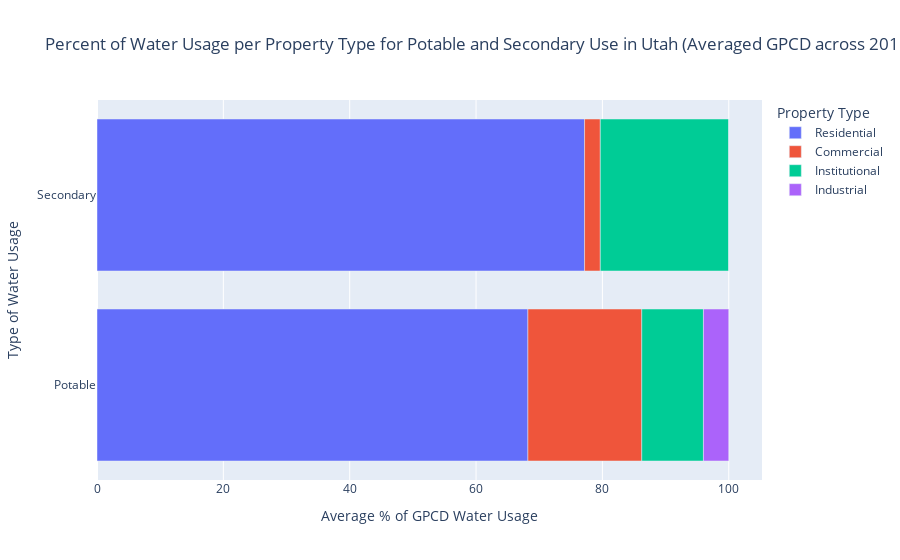

Write notebook code for a chart like this one.
### Code cell
plot_avg_by_type(df_state_means, title="Percent of Water Usage per Property Type for Potable and Secondary Use in Utah (Averaged GPCD across 2015-2019)")

### Figure 1 — Plotly figure (JSON) as saved in the notebook; plotly's stock layout.template omitted (floating-point values rounded to 4 significant figures)
{"data": [{"alignmentgroup": "True", "hovertemplate": "property_type=Residential<br>mean=%{x}<br>pot_or_sec=%{y}<extra></extra>", "legendgroup": "Residential", "marker": {"color": "#636efa", "pattern": {"shape": ""}}, "name": "Residential", "offsetgroup": "Residential", "orientation": "h", "showlegend": true, "textposition": "auto", "type": "bar", "x": [68.21, 77.18], "xaxis": "x", "y": ["Potable", "Secondary"], "yaxis": "y"}, {"alignmentgroup": "True", "hovertemplate": "property_type=Commercial<br>mean=%{x}<br>pot_or_sec=%{y}<extra></extra>", "legendgroup": "Commercial", "marker": {"color": "#EF553B", "pattern": {"shape": ""}}, "name": "Commercial", "offsetgroup": "Commercial", "orientation": "h", "showlegend": true, "textposition": "auto", "type": "bar", "x": [18.02, 2.49], "xaxis": "x", "y": ["Potable", "Secondary"], "yaxis": "y"}, {"alignmentgroup": "True", "hovertemplate": "property_type=Institutional<br>mean=%{x}<br>pot_or_sec=%{y}<extra></extra>", "legendgroup": "Institutional", "marker": {"color": "#00cc96", "pattern": {"shape": ""}}, "name": "Institutional", "offsetgroup": "Institutional", "orientation": "h", "showlegend": true, "textposition": "auto", "type": "bar", "x": [9.762, 20.33], "xaxis": "x", "y": ["Potable", "Secondary"], "yaxis": "y"}, {"alignmentgroup": "True", "hovertemplate": "property_type=Industrial<br>mean=%{x}<br>pot_or_sec=%{y}<extra></extra>", "legendgroup": "Industrial", "marker": {"color": "#ab63fa", "pattern": {"shape": ""}}, "name": "Industrial", "offsetgroup": "Industrial", "orientation": "h", "showlegend": true, "textposition": "auto", "type": "bar", "x": [4.005, 0], "xaxis": "x", "y": ["Potable", "Secondary"], "yaxis": "y"}], "layout": {"barmode": "relative", "legend": {"title": {"text": "Property Type"}, "tracegroupgap": 0}, "title": {"text": "Percent of Water Usage per Property Type for Potable and Secondary Use in Utah (Averaged GPCD across 2015-2019)"}, "xaxis": {"anchor": "y", "domain": [0, 1], "title": {"text": "Average % of GPCD Water Usage"}}, "yaxis": {"anchor": "x", "domain": [0, 1], "title": {"text": "Type of Water Usage"}}}}
